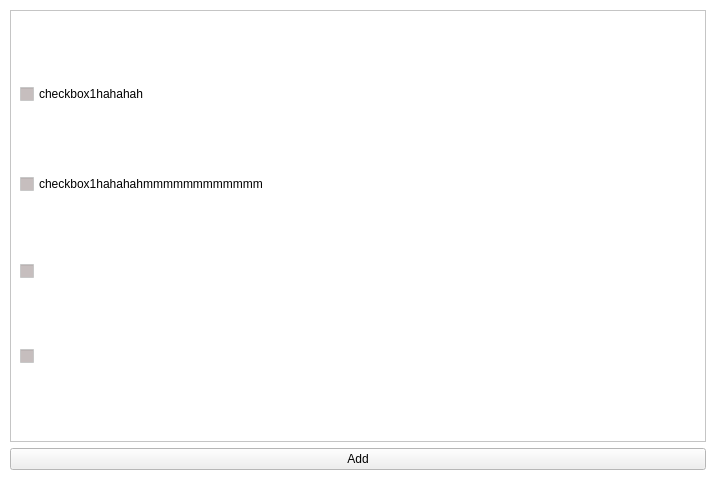
<?xml version="1.0" encoding="UTF-8"?>
<ui version="4.0">
 <class>Form</class>
 <widget class="QWidget" name="Form">
  <property name="geometry">
   <rect>
    <x>0</x>
    <y>0</y>
    <width>716</width>
    <height>480</height>
   </rect>
  </property>
  <property name="palette">
   <palette>
    <active>
     <colorrole role="Base">
      <brush brushstyle="SolidPattern">
       <color alpha="255">
        <red>198</red>
        <green>190</green>
        <blue>190</blue>
       </color>
      </brush>
     </colorrole>
     <colorrole role="Window">
      <brush brushstyle="SolidPattern">
       <color alpha="255">
        <red>255</red>
        <green>255</green>
        <blue>255</blue>
       </color>
      </brush>
     </colorrole>
    </active>
    <inactive>
     <colorrole role="Base">
      <brush brushstyle="SolidPattern">
       <color alpha="255">
        <red>198</red>
        <green>190</green>
        <blue>190</blue>
       </color>
      </brush>
     </colorrole>
     <colorrole role="Window">
      <brush brushstyle="SolidPattern">
       <color alpha="255">
        <red>255</red>
        <green>255</green>
        <blue>255</blue>
       </color>
      </brush>
     </colorrole>
    </inactive>
    <disabled>
     <colorrole role="Base">
      <brush brushstyle="SolidPattern">
       <color alpha="255">
        <red>255</red>
        <green>255</green>
        <blue>255</blue>
       </color>
      </brush>
     </colorrole>
     <colorrole role="Window">
      <brush brushstyle="SolidPattern">
       <color alpha="255">
        <red>255</red>
        <green>255</green>
        <blue>255</blue>
       </color>
      </brush>
     </colorrole>
    </disabled>
   </palette>
  </property>
  <property name="windowTitle">
   <string>Agregar Proveedor</string>
  </property>
  <layout class="QVBoxLayout" name="verticalLayout">
   <property name="margin">
    <number>10</number>
   </property>
   <item>
    <widget class="QScrollArea" name="scrollArea">
     <property name="widgetResizable">
      <bool>true</bool>
     </property>
     <widget class="QWidget" name="scrollAreaWidgetContents">
      <property name="geometry">
       <rect>
        <x>0</x>
        <y>0</y>
        <width>694</width>
        <height>423</height>
       </rect>
      </property>
      <layout class="QVBoxLayout" name="verticalLayout_2">
       <item>
        <layout class="QHBoxLayout" name="horizontalLayout">
         <item>
          <widget class="QCheckBox" name="checkBox_2">
           <property name="text">
            <string>checkbox1hahahah</string>
           </property>
          </widget>
         </item>
        </layout>
       </item>
       <item>
        <layout class="QHBoxLayout" name="horizontalLayout_2">
         <item>
          <widget class="QCheckBox" name="checkBox">
           <property name="text">
            <string>checkbox1hahahahmmmmmmmmmmmm</string>
           </property>
          </widget>
         </item>
        </layout>
       </item>
       <item>
        <layout class="QHBoxLayout" name="horizontalLayout_3">
         <item>
          <widget class="QCheckBox" name="checkBox_3">
           <property name="text">
            <string/>
           </property>
          </widget>
         </item>
        </layout>
       </item>
       <item>
        <layout class="QHBoxLayout" name="horizontalLayout_4">
         <item>
          <widget class="QCheckBox" name="checkBox_4">
           <property name="text">
            <string/>
           </property>
          </widget>
         </item>
        </layout>
       </item>
      </layout>
     </widget>
    </widget>
   </item>
   <item>
    <widget class="QPushButton" name="addButton">
     <property name="text">
      <string>Add</string>
     </property>
    </widget>
   </item>
  </layout>
 </widget>
 <resources/>
 <connections/>
</ui>
